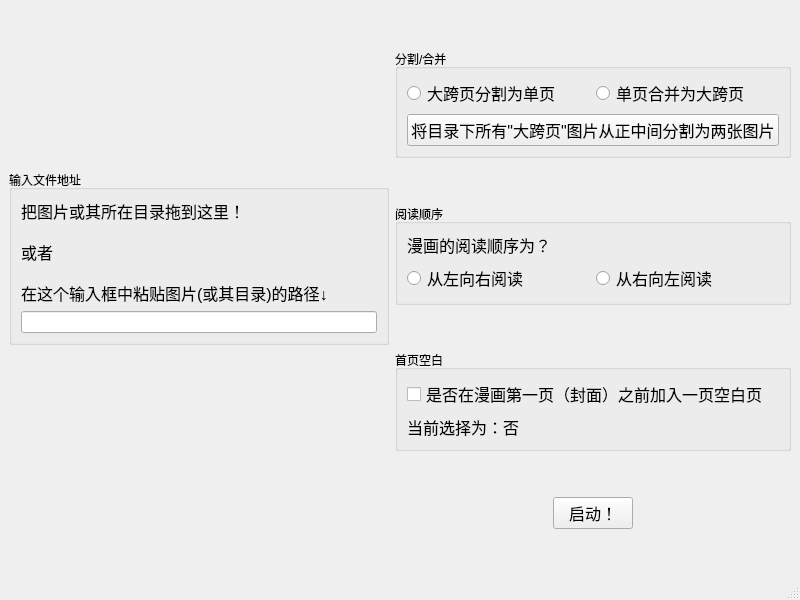
<?xml version="1.0" encoding="UTF-8"?>
<ui version="4.0">
 <class>MainWindow</class>
 <widget class="QMainWindow" name="MainWindow">
  <property name="geometry">
   <rect>
    <x>0</x>
    <y>0</y>
    <width>800</width>
    <height>600</height>
   </rect>
  </property>
  <property name="windowTitle">
   <string>MainWindow</string>
  </property>
  <widget class="QWidget" name="centralwidget">
   <layout class="QHBoxLayout" name="horizontalLayout">
    <item>
     <layout class="QVBoxLayout" name="verticalLayout">
      <item>
       <spacer name="verticalSpacer">
        <property name="orientation">
         <enum>Qt::Orientation::Vertical</enum>
        </property>
        <property name="sizeHint" stdset="0">
         <size>
          <width>20</width>
          <height>40</height>
         </size>
        </property>
       </spacer>
      </item>
      <item>
       <widget class="QGroupBox" name="groupBox_FilePath">
        <property name="title">
         <string>输入文件地址</string>
        </property>
        <layout class="QVBoxLayout" name="verticalLayout_6">
         <item>
          <widget class="QLabel" name="label_LineEdit">
           <property name="font">
            <font>
             <pointsize>12</pointsize>
            </font>
           </property>
           <property name="text">
            <string>把图片或其所在目录拖到这里！

或者

在这个输入框中粘贴图片(或其目录)的路径↓</string>
           </property>
          </widget>
         </item>
         <item>
          <widget class="QLineEdit" name="lineEdit_Index">
           <property name="sizePolicy">
            <sizepolicy hsizetype="Preferred" vsizetype="Fixed">
             <horstretch>0</horstretch>
             <verstretch>0</verstretch>
            </sizepolicy>
           </property>
          </widget>
         </item>
        </layout>
       </widget>
      </item>
      <item>
       <spacer name="verticalSpacer_3">
        <property name="orientation">
         <enum>Qt::Orientation::Vertical</enum>
        </property>
        <property name="sizeType">
         <enum>QSizePolicy::Policy::Fixed</enum>
        </property>
        <property name="sizeHint" stdset="0">
         <size>
          <width>20</width>
          <height>40</height>
         </size>
        </property>
       </spacer>
      </item>
      <item alignment="Qt::AlignmentFlag::AlignHCenter">
       <widget class="QLabel" name="label_Url">
        <property name="font">
         <font>
          <pointsize>12</pointsize>
         </font>
        </property>
        <property name="text">
         <string/>
        </property>
       </widget>
      </item>
      <item>
       <spacer name="verticalSpacer_8">
        <property name="orientation">
         <enum>Qt::Orientation::Vertical</enum>
        </property>
        <property name="sizeHint" stdset="0">
         <size>
          <width>20</width>
          <height>40</height>
         </size>
        </property>
       </spacer>
      </item>
     </layout>
    </item>
    <item>
     <layout class="QVBoxLayout" name="verticalLayout_2">
      <item>
       <spacer name="verticalSpacer_5">
        <property name="orientation">
         <enum>Qt::Orientation::Vertical</enum>
        </property>
        <property name="sizeHint" stdset="0">
         <size>
          <width>20</width>
          <height>40</height>
         </size>
        </property>
       </spacer>
      </item>
      <item>
       <widget class="QGroupBox" name="groupBox_SplitMode">
        <property name="title">
         <string>分割/合并</string>
        </property>
        <layout class="QVBoxLayout" name="verticalLayout_3">
         <item>
          <layout class="QHBoxLayout" name="horizontalLayout_3">
           <item>
            <widget class="QRadioButton" name="radioButton_Split">
             <property name="font">
              <font>
               <pointsize>12</pointsize>
              </font>
             </property>
             <property name="text">
              <string>大跨页分割为单页</string>
             </property>
            </widget>
           </item>
           <item>
            <widget class="QRadioButton" name="radioButton_Merge">
             <property name="font">
              <font>
               <pointsize>12</pointsize>
              </font>
             </property>
             <property name="text">
              <string>单页合并为大跨页</string>
             </property>
            </widget>
           </item>
          </layout>
         </item>
         <item>
          <widget class="QPushButton" name="pushButton_Split">
           <property name="font">
            <font>
             <pointsize>12</pointsize>
            </font>
           </property>
           <property name="text">
            <string>将目录下所有&quot;大跨页&quot;图片从正中间分割为两张图片</string>
           </property>
          </widget>
         </item>
        </layout>
       </widget>
      </item>
      <item>
       <spacer name="verticalSpacer_2">
        <property name="orientation">
         <enum>Qt::Orientation::Vertical</enum>
        </property>
        <property name="sizeHint" stdset="0">
         <size>
          <width>20</width>
          <height>40</height>
         </size>
        </property>
       </spacer>
      </item>
      <item>
       <widget class="QGroupBox" name="groupBox_ReadingOrder">
        <property name="title">
         <string>阅读顺序</string>
        </property>
        <layout class="QVBoxLayout" name="verticalLayout_4">
         <item>
          <widget class="QLabel" name="label_ReadingOrder">
           <property name="font">
            <font>
             <pointsize>12</pointsize>
            </font>
           </property>
           <property name="text">
            <string>漫画的阅读顺序为？</string>
           </property>
          </widget>
         </item>
         <item>
          <layout class="QHBoxLayout" name="horizontalLayout_2">
           <item>
            <widget class="QRadioButton" name="radioButton_LeftToRight">
             <property name="font">
              <font>
               <pointsize>12</pointsize>
              </font>
             </property>
             <property name="text">
              <string>从左向右阅读</string>
             </property>
            </widget>
           </item>
           <item>
            <widget class="QRadioButton" name="radioButton_RightToLeft">
             <property name="font">
              <font>
               <pointsize>12</pointsize>
              </font>
             </property>
             <property name="text">
              <string>从右向左阅读</string>
             </property>
            </widget>
           </item>
          </layout>
         </item>
        </layout>
       </widget>
      </item>
      <item>
       <spacer name="verticalSpacer_4">
        <property name="orientation">
         <enum>Qt::Orientation::Vertical</enum>
        </property>
        <property name="sizeHint" stdset="0">
         <size>
          <width>20</width>
          <height>40</height>
         </size>
        </property>
       </spacer>
      </item>
      <item>
       <widget class="QGroupBox" name="groupBox_BlankPage">
        <property name="title">
         <string>首页空白</string>
        </property>
        <layout class="QVBoxLayout" name="verticalLayout_5">
         <item>
          <widget class="QCheckBox" name="checkBox_BlankPage">
           <property name="font">
            <font>
             <pointsize>12</pointsize>
            </font>
           </property>
           <property name="text">
            <string>是否在漫画第一页（封面）之前加入一页空白页</string>
           </property>
          </widget>
         </item>
         <item>
          <widget class="QLabel" name="label_BlankPage">
           <property name="font">
            <font>
             <pointsize>12</pointsize>
            </font>
           </property>
           <property name="text">
            <string>当前选择为：否</string>
           </property>
          </widget>
         </item>
        </layout>
       </widget>
      </item>
      <item>
       <spacer name="verticalSpacer_6">
        <property name="orientation">
         <enum>Qt::Orientation::Vertical</enum>
        </property>
        <property name="sizeHint" stdset="0">
         <size>
          <width>20</width>
          <height>40</height>
         </size>
        </property>
       </spacer>
      </item>
      <item alignment="Qt::AlignmentFlag::AlignHCenter">
       <widget class="QPushButton" name="pushButton_Start">
        <property name="sizePolicy">
         <sizepolicy hsizetype="Fixed" vsizetype="Fixed">
          <horstretch>0</horstretch>
          <verstretch>0</verstretch>
         </sizepolicy>
        </property>
        <property name="font">
         <font>
          <pointsize>12</pointsize>
         </font>
        </property>
        <property name="text">
         <string>启动！</string>
        </property>
       </widget>
      </item>
      <item>
       <spacer name="verticalSpacer_7">
        <property name="orientation">
         <enum>Qt::Orientation::Vertical</enum>
        </property>
        <property name="sizeHint" stdset="0">
         <size>
          <width>20</width>
          <height>40</height>
         </size>
        </property>
       </spacer>
      </item>
     </layout>
    </item>
   </layout>
  </widget>
  <widget class="QMenuBar" name="menubar">
   <property name="geometry">
    <rect>
     <x>0</x>
     <y>0</y>
     <width>800</width>
     <height>21</height>
    </rect>
   </property>
  </widget>
  <widget class="QStatusBar" name="statusbar"/>
 </widget>
 <resources/>
 <connections/>
</ui>
